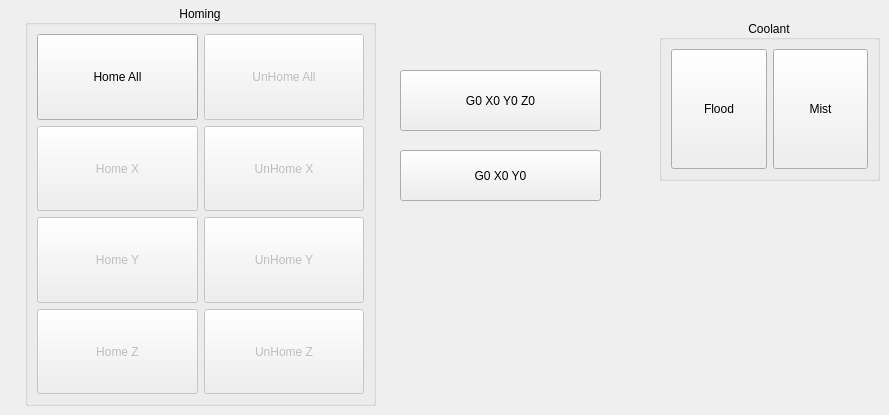
      <widget class="QWidget" name="tab_2">
       <attribute name="title">
        <string>Manual</string>
       </attribute>
       <widget class="QGroupBox" name="groupBox_8">
        <property name="geometry">
         <rect>
          <x>25</x>
          <y>5</y>
          <width>351</width>
          <height>401</height>
         </rect>
        </property>
        <property name="title">
         <string>Homing</string>
        </property>
        <property name="alignment">
         <set>Qt::AlignCenter</set>
        </property>
        <layout class="QGridLayout" name="gridLayout">
         <item row="0" column="0">
          <widget class="QPushButton" name="home_all_pb">
           <property name="sizePolicy">
            <sizepolicy hsizetype="Minimum" vsizetype="MinimumExpanding">
             <horstretch>0</horstretch>
             <verstretch>0</verstretch>
            </sizepolicy>
           </property>
           <property name="text">
            <string>Home All</string>
           </property>
          </widget>
         </item>
         <item row="0" column="1">
          <widget class="QPushButton" name="unhome_all_pb">
           <property name="enabled">
            <bool>false</bool>
           </property>
           <property name="sizePolicy">
            <sizepolicy hsizetype="Minimum" vsizetype="MinimumExpanding">
             <horstretch>0</horstretch>
             <verstretch>0</verstretch>
            </sizepolicy>
           </property>
           <property name="text">
            <string>UnHome All</string>
           </property>
          </widget>
         </item>
         <item row="1" column="0">
          <widget class="QPushButton" name="home_pb_0">
           <property name="enabled">
            <bool>false</bool>
           </property>
           <property name="sizePolicy">
            <sizepolicy hsizetype="Minimum" vsizetype="MinimumExpanding">
             <horstretch>0</horstretch>
             <verstretch>0</verstretch>
            </sizepolicy>
           </property>
           <property name="text">
            <string>Home X</string>
           </property>
          </widget>
         </item>
         <item row="1" column="1">
          <widget class="QPushButton" name="unhome_pb_0">
           <property name="enabled">
            <bool>false</bool>
           </property>
           <property name="sizePolicy">
            <sizepolicy hsizetype="Minimum" vsizetype="MinimumExpanding">
             <horstretch>0</horstretch>
             <verstretch>0</verstretch>
            </sizepolicy>
           </property>
           <property name="text">
            <string>UnHome X</string>
           </property>
          </widget>
         </item>
         <item row="2" column="0">
          <widget class="QPushButton" name="home_pb_1">
           <property name="enabled">
            <bool>false</bool>
           </property>
           <property name="sizePolicy">
            <sizepolicy hsizetype="Minimum" vsizetype="MinimumExpanding">
             <horstretch>0</horstretch>
             <verstretch>0</verstretch>
            </sizepolicy>
           </property>
           <property name="text">
            <string>Home Y</string>
           </property>
          </widget>
         </item>
         <item row="2" column="1">
          <widget class="QPushButton" name="unhome_pb_1">
           <property name="enabled">
            <bool>false</bool>
           </property>
           <property name="sizePolicy">
            <sizepolicy hsizetype="Minimum" vsizetype="MinimumExpanding">
             <horstretch>0</horstretch>
             <verstretch>0</verstretch>
            </sizepolicy>
           </property>
           <property name="text">
            <string>UnHome Y</string>
           </property>
          </widget>
         </item>
         <item row="3" column="0">
          <widget class="QPushButton" name="home_pb_2">
           <property name="enabled">
            <bool>false</bool>
           </property>
           <property name="sizePolicy">
            <sizepolicy hsizetype="Minimum" vsizetype="MinimumExpanding">
             <horstretch>0</horstretch>
             <verstretch>0</verstretch>
            </sizepolicy>
           </property>
           <property name="text">
            <string>Home Z</string>
           </property>
          </widget>
         </item>
         <item row="3" column="1">
          <widget class="QPushButton" name="unhome_pb_2">
           <property name="enabled">
            <bool>false</bool>
           </property>
           <property name="sizePolicy">
            <sizepolicy hsizetype="Minimum" vsizetype="MinimumExpanding">
             <horstretch>0</horstretch>
             <verstretch>0</verstretch>
            </sizepolicy>
           </property>
           <property name="text">
            <string>UnHome Z</string>
           </property>
          </widget>
         </item>
        </layout>
       </widget>
       <widget class="QGroupBox" name="groupBox">
        <property name="geometry">
         <rect>
          <x>659</x>
          <y>20</y>
          <width>221</width>
          <height>161</height>
         </rect>
        </property>
        <property name="title">
         <string>Coolant</string>
        </property>
        <property name="alignment">
         <set>Qt::AlignCenter</set>
        </property>
        <layout class="QGridLayout" name="gridLayout_5">
         <item row="0" column="1">
          <widget class="QPushButton" name="flood_pb">
           <property name="sizePolicy">
            <sizepolicy hsizetype="Minimum" vsizetype="MinimumExpanding">
             <horstretch>0</horstretch>
             <verstretch>0</verstretch>
            </sizepolicy>
           </property>
           <property name="text">
            <string>Flood</string>
           </property>
           <property name="checkable">
            <bool>true</bool>
           </property>
           <property name="checked">
            <bool>false</bool>
           </property>
          </widget>
         </item>
         <item row="0" column="2">
          <widget class="QPushButton" name="mist_pb">
           <property name="sizePolicy">
            <sizepolicy hsizetype="Minimum" vsizetype="MinimumExpanding">
             <horstretch>0</horstretch>
             <verstretch>0</verstretch>
            </sizepolicy>
           </property>
           <property name="text">
            <string>Mist</string>
           </property>
           <property name="checkable">
            <bool>true</bool>
           </property>
          </widget>
         </item>
        </layout>
       </widget>
       <widget class="QPushButton" name="pushButton_8">
        <property name="geometry">
         <rect>
          <x>400</x>
          <y>70</y>
          <width>201</width>
          <height>61</height>
         </rect>
        </property>
        <property name="text">
         <string>G0 X0 Y0 Z0</string>
        </property>
        <property name="function" stdset="0">
         <string>mdi</string>
        </property>
        <property name="command" stdset="0">
         <string>G0 X0 Y0 Z0</string>
        </property>
       </widget>
       <widget class="QPushButton" name="pushButton_17">
        <property name="geometry">
         <rect>
          <x>400</x>
          <y>150</y>
          <width>201</width>
          <height>51</height>
         </rect>
        </property>
        <property name="text">
         <string>G0 X0 Y0</string>
        </property>
        <property name="function" stdset="0">
         <string>mdi</string>
        </property>
        <property name="command" stdset="0">
         <string>G0 X0 Y0</string>
        </property>
       </widget>
      </widget>
